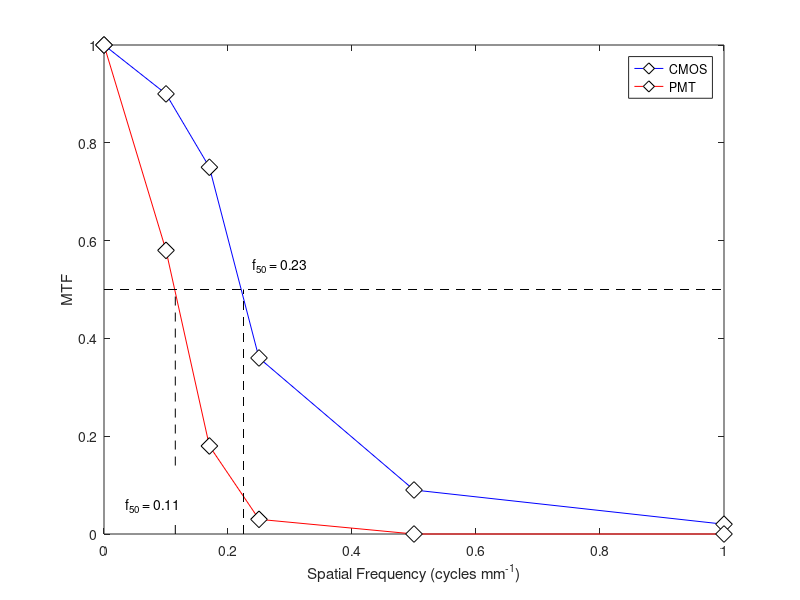

The MATLAB source for this figure: (Note: this script raises an error after producing the figure.)
% INTRODUCTION

% Script to create plots for GE.

%function [] = Proton(VarFile)

%%%%%%%%%%%%%%%%%%%%%%%%%%%%%%%%%%%%%%%%%%%%%%%%%%%%%%%%%%%%%%%%%%%%%%%%%%%
%%%%%%%%%%%%%%%%%%%%%%%%%%%%%%%%%%%%%%%%%%%%%%%%%%%%%%%%%%%%%%%%%%%%%%%%%%%

% PREPARATION

% Prepare workspace:

clearvars -except VarFile
close all hidden
clc
tic
setenv('OutDir', '/Users/John/Google Drive/Results/GE');

%%%%%%%%%%%%%%%%%%%%%%%%%%%%%%%%%%%%%%%%%%%%%%%%%%%%%%%%%%%%%%%%%%%%%%%%%%%

Res =  [0   0.1  0.17 0.25 0.5  1];
%MTF1 = [1.1 1    0.83 0.4  0.1 0.02];
MTF1 = [1   0.9  0.75 0.36 0.09 0.02];
MTF2 = [1   0.58 0.18 0.03 0    0];

plot(Res,MTF1, '-bd', 'MarkerSize', 12, 'MarkerEdgeColor', 'k', 'MarkerFaceColor', 'w')
hold on
plot(Res,MTF2, '-rd', 'MarkerSize', 12, 'MarkerEdgeColor', 'k', 'MarkerFaceColor', 'w')
hold off

line([0 1], [0.5 0.5], 'LineStyle', '--', 'Color', 'k');
line([0.115 0.115], [0.14 0.5], 'LineStyle', '--', 'Color', 'k');
line([0.115 0.115], [0 0.03], 'LineStyle', '--', 'Color', 'k');

line([0.225 0.225], [0 0.5], 'LineStyle', '--', 'Color', 'k');
legend('CMOS', 'PMT', 'Location', 'NorthEast')
text(0.035, 0.06, 'f_{50} = 0.11');
text(0.24, 0.55, 'f_{50} = 0.23');

xlim([0 1]);
ylim([0 1]);
xlabel(gca,'Spatial Frequency (cycles mm^{-1})');
ylabel(gca,'MTF');
WritePlot('MTF', [], 'n');

%%%%%%%%%%%%%%%%%%%%%%%%%%%%%%%%%%%%%%%%%%%%%%%%%%%%%%%%%%%%%%%%%%%%%%%%%%%

% Scatter

Position = -4:0.02:4;
Radius=10;
X=0;
Y=-9.93;
Scatter = ((Radius.^2)-(0.06*(Position-X).^2)).^0.5+Y;

% PSF

FWHM = 0.2;
Position = -4:0.02:4;
sigma=FWHM/2.35;
mu=0;
Signal = exp(- 0.5 * ((Position - mu) / sigma) .^ 2) / (sigma * sqrt(2 * pi));
for i=1:length(Signal)
    Noise(i) = 0.05*randn(1);
end
SignalNoise = Signal+Noise+(5*Scatter);
Norm = max(SignalNoise);
SignalNoise = SignalNoise/(Norm);
plot(Position, SignalNoise, 'Color', 'b')
hold on

FWHM = 3.8;
Position = -4:0.02:4;
sigma=FWHM/2.35;
mu=0;
Signal = exp(- 0.5 * ((Position - mu) / sigma) .^ 2) / (sigma * sqrt(2 * pi));
for i=1:length(SignalNoise)
    Noise(i) = 0.002*randn(1);
end
SignalNoise = Signal+Noise+(2*Scatter);
Norm = max(SignalNoise);
SignalNoise = SignalNoise/(Norm);
plot(Position, SignalNoise, 'Color', 'r')
%plot(Position, Scatter, 'Color', 'g')
hold off

%legend('CMOS FWHM = 0.2', 'PMT FWHM = 3.9', 'Location', 'NorthEast')
text(0.3, 0.2, 'CMOS = 0.2 mm', 'Color', 'k')
text(1.2, 0.9, 'PMT = 3.8 mm', 'Color', 'k')
xlim([-4 4]);
ylim([-0.05 1]);
xlabel(gca,'Position (mm)');
ylabel(gca,'LSF');
WritePlot('LSF', [], 'n');